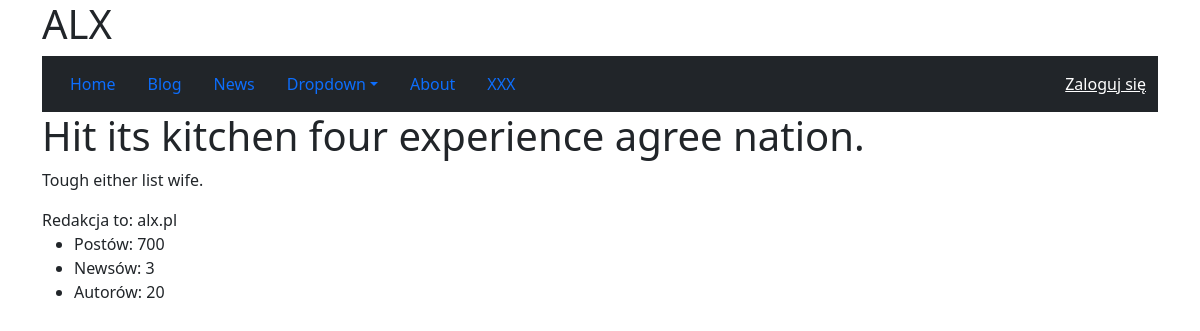
Page /blog/posts/502 on the committed database.
### blog/models.py (models this page shows, shortened)
class Post(models.Model):
    title = models.CharField(max_length=200)
    content = models.TextField()
    is_published = models.BooleanField(default=False)

### blog/views.py (the view)
# urls.py: path("posts/<int:id>", views.PostDetailView.as_view(), name="details"),
class PostDetailView(DetailView):
    model = Post
    template_name = "blog/details.html"
    pk_url_kwarg = "id"

### blog/contextprocessors.py (called while the page is built)
def posts_count(request):
    return {'posts_count': blog.count_posts()}

### blog/services.py (called while the page is built)
    def count_posts(self):
        return self._posts.count()

### news/context_processors.py (called while the page is built)
def my_context(request):
    return {
        "redakcja": "alx.pl",
        "authors_count": Author.objects.count(),
        "news_count": News.objects.count()
    }

### blog/templates/blog/details.html (shortened to what this page needs)
{% extends "base.html" %}
{% block content %}
    <h1>{{ post.title }}</h1>
    <p>{{ post.content }}</p>
{% endblock %}

### rows in the picture
Post: title "Hit its kitchen four experience agree nation.", content "Tough either list wife."

### other values in the picture
{{ redakcja }} "alx.pl"
{{ posts_count }} "700"
{{ news_count }} "3"
{{ authors_count }} "20"
